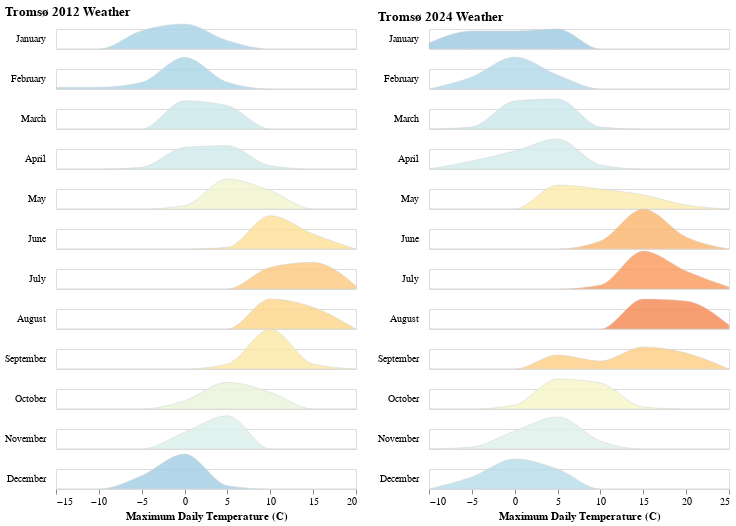

The code cell stored with this chart in its notebook:
### Code cell
step = 20
overlap = 1

chart_2024 = alt.Chart(df_2024, height=step).transform_timeunit(
    Month='month(date)'
).transform_joinaggregate(
    mean_temp='mean(temperature)', groupby=['Month']
).transform_bin(
    ['bin_max', 'bin_min'], 'temperature'
).transform_aggregate(
    value='count()', groupby=['Month', 'mean_temp', 'bin_min', 'bin_max']
).transform_impute(
    impute='value', groupby=['Month', 'mean_temp'], key='bin_min', value=0
).mark_area(
    interpolate='monotone',
    fillOpacity=0.8,
    stroke='lightgray',
    strokeWidth=0.5
).encode(
    alt.X('bin_min:Q')
        .bin('binned')
        .title('Maximum Daily Temperature (C)'),
    alt.Y('value:Q')
        .axis(None)
        .scale(range=[step, -step * overlap]),
    alt.Fill('mean_temp:Q')
        .legend(None)
        .scale(domain=[25, -15], scheme='redyellowblue')
).facet(
    row=alt.Row('Month:T')
        .title(None)
        .header(labelAngle=0, labelAlign='left', format='%B')
).properties(
    title='Tromsø 2024 Weather',
    bounds='flush'
)

chart_2012 = alt.Chart(df_2012, height=step).transform_timeunit(
    Month='month(date)'
).transform_joinaggregate(
    mean_temp='mean(temperature)', groupby=['Month']
).transform_bin(
    ['bin_max', 'bin_min'], 'temperature'
).transform_aggregate(
    value='count()', groupby=['Month', 'mean_temp', 'bin_min', 'bin_max']
).transform_impute(
    impute='value', groupby=['Month', 'mean_temp'], key='bin_min', value=0
).mark_area(
    interpolate='monotone',
    fillOpacity=0.8,
    stroke='lightgray',
    strokeWidth=0.5
).encode(
    alt.X('bin_min:Q')
        .bin('binned')
        .title('Maximum Daily Temperature (C)'),
    alt.Y('value:Q')
        .axis(None)
        .scale(range=[step, -step * overlap]),
    alt.Fill('mean_temp:Q')
        .legend(None)
        .scale(domain=[25,-15], scheme='redyellowblue')
).facet(
    row=alt.Row('Month:T')
        .title(None)
        .header(labelAngle=0, labelAlign='left', format='%B')
).properties(
    title='Tromsø 2012 Weather',
    bounds='flush'
)


chart_2012 | chart_2024

### Figure 1 — Vega-Lite specification as saved in the notebook (floating-point values rounded to 4 significant figures; data arrays with more than 128 entries replaced by an {"elided": "..."} marker saying what was removed)
{"config": {"view": {"continuousWidth": 300, "continuousHeight": 300}}, "hconcat": [{"data": {"name": "data-1f9a8d3b7747a7ec11f89e388f40cd91"}, "facet": {"row": {"field": "Month", "header": {"labelAngle": 0, "labelAlign": "left", "format": "%B"}, "title": null, "type": "temporal"}}, "spec": {"mark": {"type": "area", "fillOpacity": 0.8, "interpolate": "monotone", "stroke": "lightgray", "strokeWidth": 0.5}, "encoding": {"fill": {"field": "mean_temp", "legend": null, "scale": {"domain": [25, -15], "scheme": "redyellowblue"}, "type": "quantitative"}, "x": {"bin": "binned", "field": "bin_min", "title": "Maximum Daily Temperature (C)", "type": "quantitative"}, "y": {"axis": null, "field": "value", "scale": {"range": [20, -20]}, "type": "quantitative"}}, "height": 20, "transform": [{"field": "date", "timeUnit": "month", "as": "Month"}, {"joinaggregate": [{"op": "mean", "field": "temperature", "as": "mean_temp"}], "groupby": ["Month"]}, {"bin": true, "field": "temperature", "as": ["bin_max", "bin_min"]}, {"aggregate": [{"op": "count", "as": "value"}], "groupby": ["Month", "mean_temp", "bin_min", "bin_max"]}, {"impute": "value", "key": "bin_min", "groupby": ["Month", "mean_temp"], "value": 0}]}, "bounds": "flush", "title": "Tromsø 2012 Weather"}, {"data": {"name": "data-ef395d3485a6ac98a63190b1ea0642f9"}, "facet": {"row": {"field": "Month", "header": {"labelAngle": 0, "labelAlign": "left", "format": "%B"}, "title": null, "type": "temporal"}}, "spec": {"mark": {"type": "area", "fillOpacity": 0.8, "interpolate": "monotone", "stroke": "lightgray", "strokeWidth": 0.5}, "encoding": {"fill": {"field": "mean_temp", "legend": null, "scale": {"domain": [25, -15], "scheme": "redyellowblue"}, "type": "quantitative"}, "x": {"bin": "binned", "field": "bin_min", "title": "Maximum Daily Temperature (C)", "type": "quantitative"}, "y": {"axis": null, "field": "value", "scale": {"range": [20, -20]}, "type": "quantitative"}}, "height": 20, "transform": [{"field": "date", "timeUnit": "month", "as": "Month"}, {"joinaggregate": [{"op": "mean", "field": "temperature", "as": "mean_temp"}], "groupby": ["Month"]}, {"bin": true, "field": "temperature", "as": ["bin_max", "bin_min"]}, {"aggregate": [{"op": "count", "as": "value"}], "groupby": ["Month", "mean_temp", "bin_min", "bin_max"]}, {"impute": "value", "key": "bin_min", "groupby": ["Month", "mean_temp"], "value": 0}]}, "bounds": "flush", "title": "Tromsø 2024 Weather"}], "$schema": "https://vega.github.io/schema/vega-lite/v5.20.1.json", "datasets": {"data-1f9a8d3b7747a7ec11f89e388f40cd91": {"elided": "366 records"}, "data-ef395d3485a6ac98a63190b1ea0642f9": {"elided": "366 records"}}}
